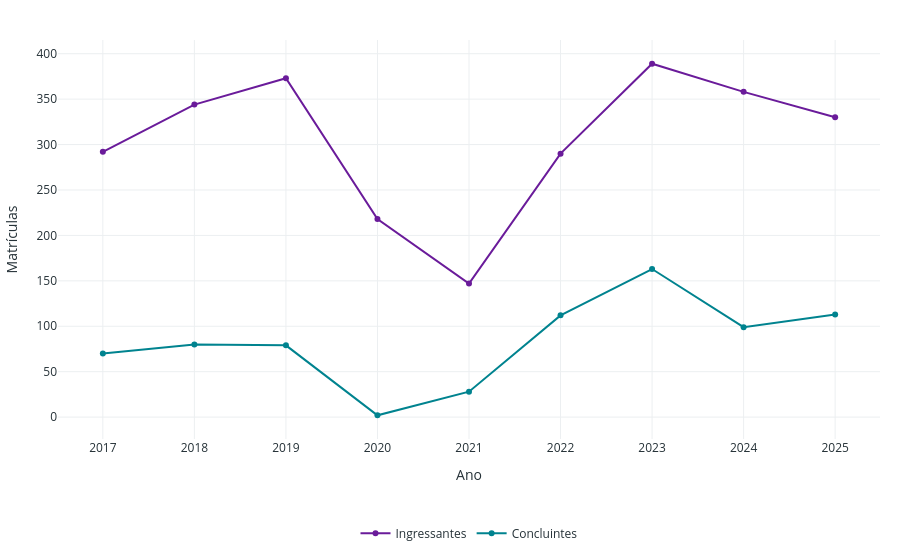

The cell this chart's notebook holds for it:
### Markdown cell above
##### Gráfico 4 — Ingressantes e Concluintes por Ano

### Code cell
fluxo_longo = ind_ano.melt(
    id_vars="Ano",
    value_vars=["ingressantes", "concluintes"],
    var_name="Tipo",
    value_name="Quantidade",
)
fluxo_longo["Tipo"] = fluxo_longo["Tipo"].map({
    "ingressantes": "Ingressantes",
    "concluintes": "Concluintes",
})

fig_g4 = px.line(
    fluxo_longo,
    x="Ano",
    y="Quantidade",
    color="Tipo",
    markers=True,
    color_discrete_map=CORES_FLUXO_LIGHT,
    title="4 — Ingressantes e Concluintes por Ano",
    labels={"Tipo": "", "Quantidade": "Matrículas"},
)
fig_g4.update_xaxes(tickmode="linear", dtick=1)
fig_g4.update_layout(hovermode="x unified")
aplicar_layout_light(fig_g4, legenda_y=-0.2)
fig_g4.show()

fluxo_longo.head()

### Figure 1 — Plotly figure (JSON) as saved in the notebook; plotly's stock layout.template omitted (floating-point values rounded to 4 significant figures)
{"data": [{"hovertemplate": "=Ingressantes<br>Ano=%{x}<br>Matrículas=%{y}<extra></extra>", "legendgroup": "Ingressantes", "line": {"color": "#6A1B9A", "dash": "solid"}, "marker": {"symbol": "circle"}, "mode": "lines+markers", "name": "Ingressantes", "orientation": "v", "showlegend": true, "type": "scatter", "x": [2017, 2018, 2019, 2020, 2021, 2022, 2023, 2024, 2025], "xaxis": "x", "y": [292, 344, 373, 218, 147, 290, 389, 358, 330], "yaxis": "y"}, {"hovertemplate": "=Concluintes<br>Ano=%{x}<br>Matrículas=%{y}<extra></extra>", "legendgroup": "Concluintes", "line": {"color": "#00838F", "dash": "solid"}, "marker": {"symbol": "circle"}, "mode": "lines+markers", "name": "Concluintes", "orientation": "v", "showlegend": true, "type": "scatter", "x": [2017, 2018, 2019, 2020, 2021, 2022, 2023, 2024, 2025], "xaxis": "x", "y": [70, 80, 79, 2, 28, 112, 163, 99, 113], "yaxis": "y"}], "layout": {"font": {"color": "#263238"}, "hovermode": "x unified", "legend": {"orientation": "h", "title": {"text": ""}, "tracegroupgap": 0, "x": 0.5, "xanchor": "center", "y": -0.2, "yanchor": "top"}, "margin": {"b": 85, "l": 20, "r": 20, "t": 40}, "paper_bgcolor": "white", "plot_bgcolor": "white", "title": {"text": ""}, "xaxis": {"anchor": "y", "domain": [0, 1], "dtick": 1, "gridcolor": "#ECEFF1", "showgrid": true, "tickmode": "linear", "title": {"text": "Ano"}, "zeroline": false}, "yaxis": {"anchor": "x", "domain": [0, 1], "gridcolor": "#ECEFF1", "showgrid": true, "title": {"text": "Matrículas"}, "zeroline": false}}}
